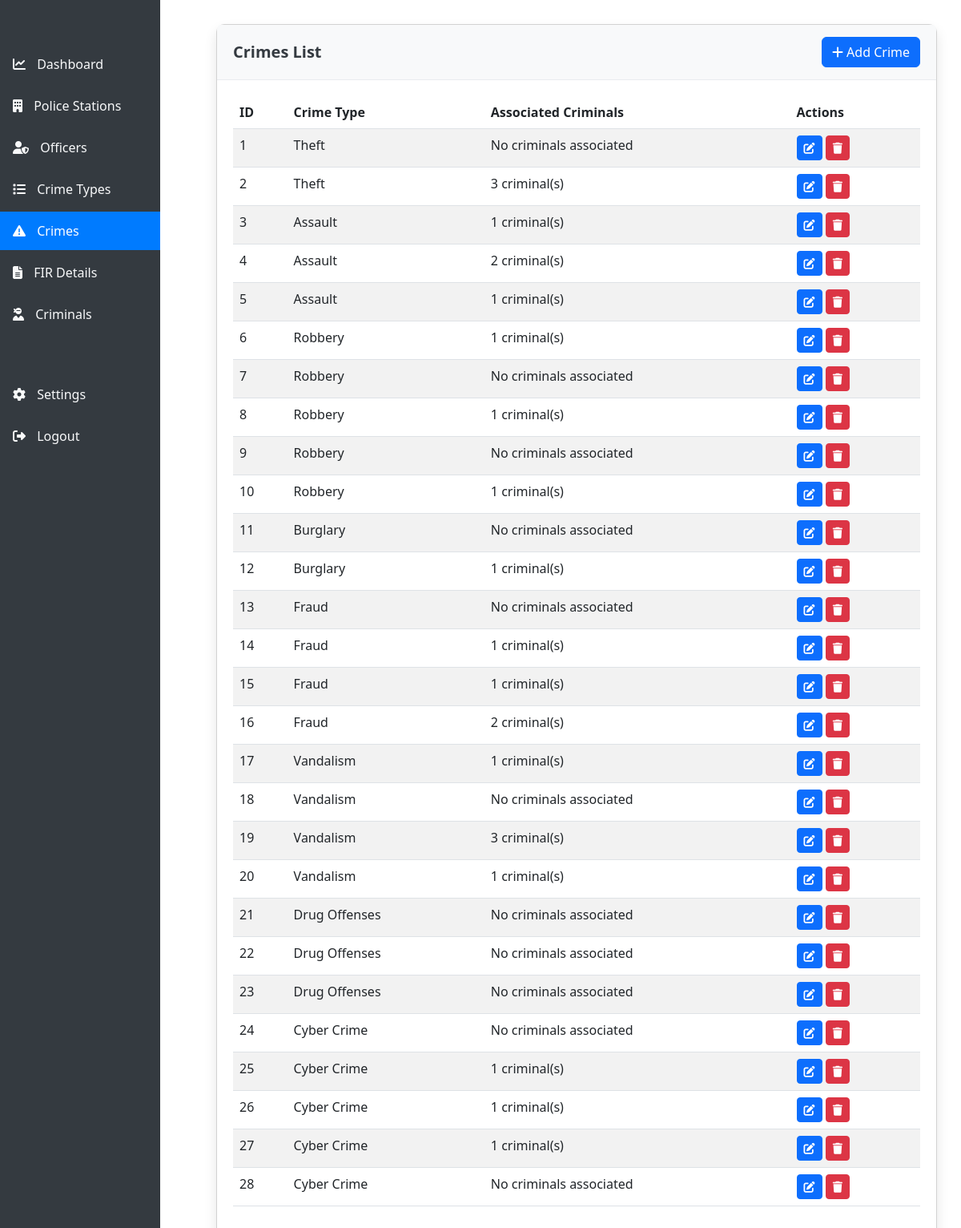
/crimes/ (signed in), run on an earlier commit of the app's database.
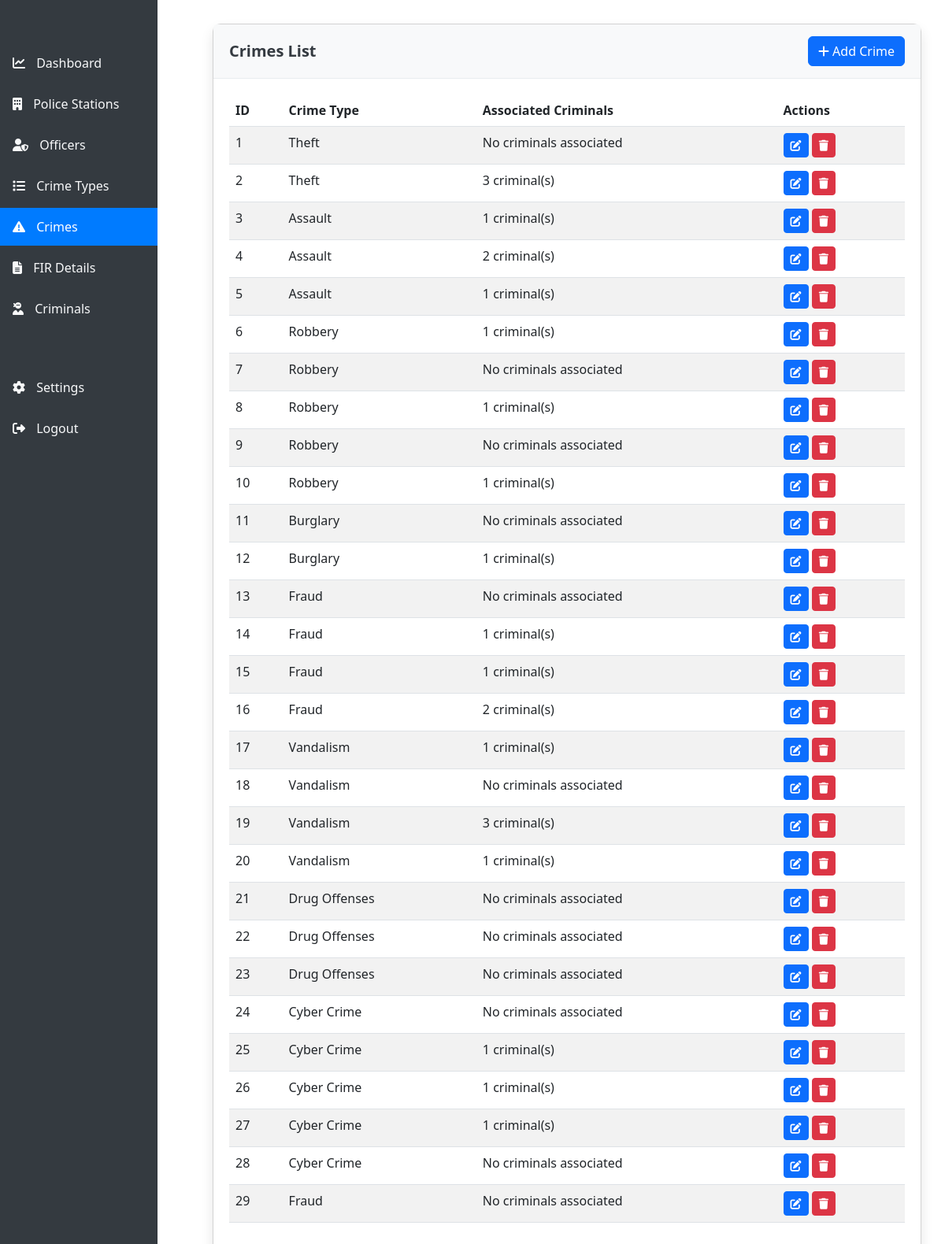
And on a later commit of the database.
### crime_management/models.py (models this page shows, shortened)
class Crime(models.Model):
    crime_id = models.AutoField(primary_key=True)
    crime_type = models.ForeignKey(CrimeType, on_delete=models.CASCADE)

class CrimeType(models.Model):
    crime_type_id = models.AutoField(primary_key=True)
    crime_type_name = models.CharField(max_length=100)
    description = models.TextField(null=True, blank=True)

### crime_management/views.py (the view)
# urls.py: path('crimes/', views.crimes, name='crimes'),
@login_required
def crimes(request):
    all_crimes = Crime.objects.all()
    return render(request, 'crimes.html', {'crimes': all_crimes})

### crime_management/templates/crimes.html (shortened to what this page needs)
{% extends 'base.html' %}
{% block content %}
<div class="card">
    <div class="card-header d-flex justify-content-between align-items-center">
        <h5>Crimes List</h5>
        <a href="{% url 'add_crime' %}" class="btn btn-primary">
            <i class="fas fa-plus"></i> Add Crime
        </a>
    </div>
    <div class="card-body">
        <div class="table-responsive">
            <table class="table table-striped data-table">
                <thead>
                    <tr>
                        <th>ID</th>
                        <th>Crime Type</th>
                        <th>Associated Criminals</th>
                        <th>Actions</th>
                    </tr>
                </thead>
                <tbody>
                    {% for crime in crimes %}
                    <tr>
                        <td>{{ crime.crime_id }}</td>
                        <td>{{ crime.crime_type.crime_type_name }}</td>
                        <td>
                            {% with criminals=crime.criminalcrime_set.all %}
                                {% if criminals %}
                                    {{ criminals.count }} criminal(s)
                                {% else %}
                                    No criminals associated
                                {% endif %}
                            {% endwith %}
                        </td>
                        <td>
                            <div class="action-buttons">
                                <a href="{% url 'edit_crime' crime.crime_id %}" class="btn btn-sm btn-primary" data-bs-toggle="tooltip" title="Edit">
                                    <i class="fas fa-edit"></i>
                                </a>
                                <a href="{% url 'delete_crime' crime.crime_id %}" class="btn btn-sm btn-danger delete-btn" data-bs-toggle="tooltip" title="Delete">
                                    <i class="fas fa-trash"></i>
                                </a>
                            </div>
                        </td>
                    </tr>
                    {% empty %}
                    <tr>
                        <td colspan="4" class="text-center">No crimes found</td>
                    </tr>
                    {% endfor %}
                </tbody>
            </table>
        </div>
    </div>
</div>
{% endblock %}

What changed in the data, as far as the page shows it:
added Crime: crime_id "29", crime_type.crime_type_name "Fraud", shows "No criminals associated"
